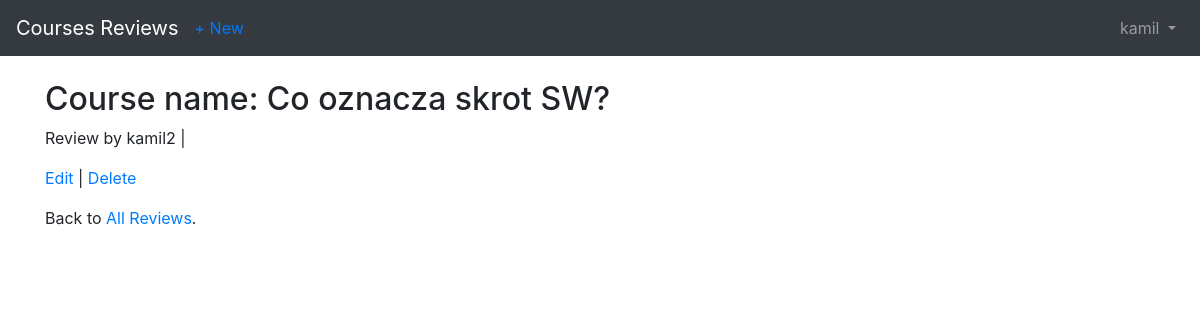
/1/ (signed in), run on the app's committed database.
### users/models.py (models this page shows)
class ReviewsUser(AbstractUser):
    created_reviews = models.PositiveIntegerField(default=0)

### pages/models.py (models this page shows, shortened)
class Review(models.Model):
    course_name = models.ForeignKey(
        CourseName,
        on_delete=models.CASCADE
    )
    professor_name = models.ForeignKey(
        Professor,
        on_delete=models.CASCADE
    )
    how_easy = models.IntegerField(
        default=0,
        validators=[MaxValueValidator(100), MinValueValidator(0)],
    )
    how_interesting = models.IntegerField(
        default=0,
        validators=[MaxValueValidator(100), MinValueValidator(0)],
    )
    creation_date = models.DateTimeField(auto_now_add=True)
    review_body = models.TextField()
    author = models.ForeignKey(
        settings.AUTH_USER_MODEL,
        on_delete=models.CASCADE,
    )

class CourseName(models.Model):
    course_name = models.CharField(max_length=225)
    def __str__(self):
        return self.course_name

### pages/views.py (the view)
class ReviewDetailView(LoginRequiredMixin, DetailView):
    model = Review
    template_name = 'pages/review_detail.html'

### templates/pages/review_detail.html (shortened to what this page needs)
{% extends 'base.html' %}
{% block content %}
    <div class="review-entry">
        <h2>Course name: {{ object.course_name }}</h2>
            <p>Review by {{ object.author }} | {{ object.date }}</p>
    </div>
    <p><a href="{% url 'review-edit' review.pk %}">Edit</a>
    | <a href="{% url 'review-delete' review.pk %}">Delete</a> </p>
    <p>Back to <a href="{% url 'review-list' %}">All Reviews</a>. </p>
{% endblock content %}

### templates/base.html (shortened to what this page needs)
{% load static %}
<!DOCTYPE html>
<html lang="en">
<head>
    <link rel="stylesheet" href="https://maxcdn.bootstrapcdn.com/bootstrap/4.0.0/css/bootstrap.min.css">
</head>
<body>
{% block navbar %}
<nav class="navbar navbar-expand-md navbar-dark bg-dark mb-4">
   <a class="navbar-brand" href="{% url 'index' %}">Courses Reviews</a>
   {% if user.is_authenticated %}
   <ul class="navbar-nav mr-auto">
      <li class="nav-item"><a href="">+ New</a></li>
   </ul>
   {% endif %}
   <div class="collapse navbar-collapse" id="navbarCollapse">
      {% if user.is_authenticated %}
      <ul class="navbar-nav ml-auto">
         <li class="nav-item">
            <a class="nav-link dropdown-toggle" href="#" id="userMenu"
               data-toggle="dropdown" aria-hashpopup="true"
               aria-expanded="false">
            {{ user.username }}
            </a>
         </li>
      </ul>
      {% else %}
      <form class="form-inline ml-auto">
         <a href="{% url 'login' %}" class="btn btn-outline-secondary">Log in
         </a>
         <a href="{% url 'signup' %}" class="btn btn-primary ml- ">Sign up</a>
      </form>
      {% endif %}
   </div>
</nav>
{% endblock navbar %}
    <div class="container">
        {% block content %}
        {% endblock content %}
    </div>
</body>
</html>

### data on the page
ReviewsUser: username "kamil"
Review: course_name "Co oznacza skrot SW?", author "kamil2"
